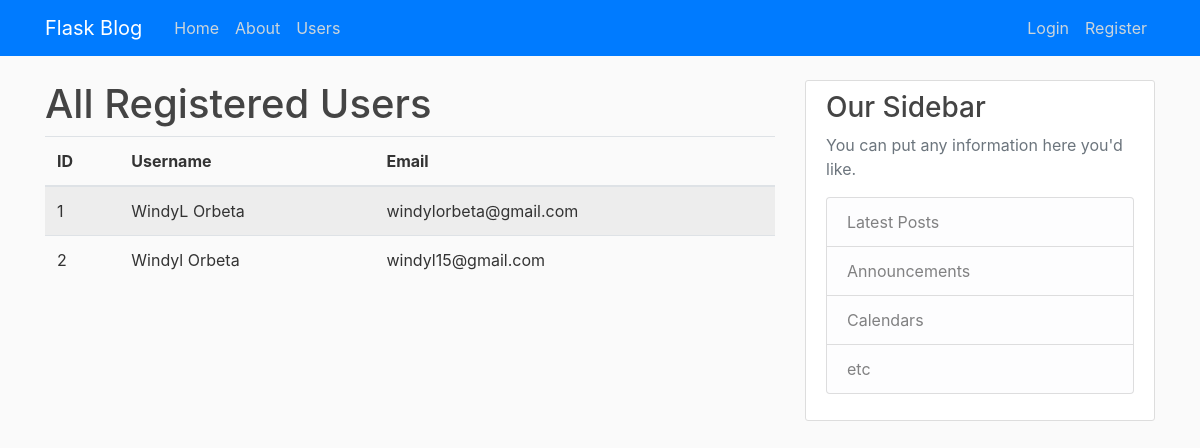
/users, run on an earlier commit of the app's database.
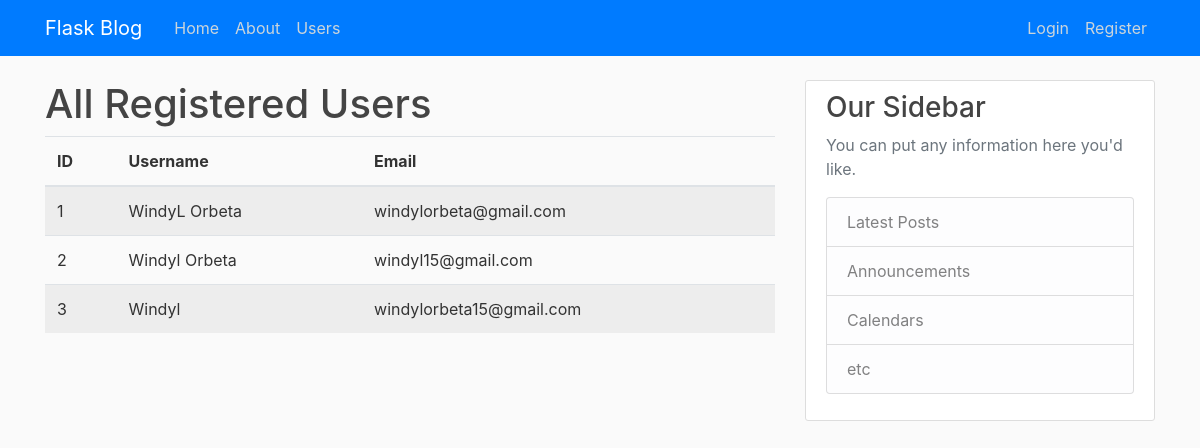
And on a later commit of the database.
### flaskblog/models.py (models this page shows, shortened)
class User(db.Model, UserMixin):
    id = db.Column(db.Integer, primary_key=True)
    username = db.Column(db.String(20), unique=True, nullable=False)
    email = db.Column(db.String(120), unique=True, nullable=False)
    image_file = db.Column(db.String(20), nullable=False, default='default.jpg')
    password = db.Column(db.String(60), nullable=False)
    posts = db.relationship('Post', backref='author', lazy=True)

### flaskblog/routes.py (the view)
@app.route("/users")
def users():
    users = User.query.all()
    return render_template("users.html", users=users)

### flaskblog/Templates/users.html
{% extends "layout.html" %}
{% block content %}
    <h1>All Registered Users</h1>
    <table class="table table-striped">
        <thead>
            <tr>
                <th>ID</th>
                <th>Username</th>
                <th>Email</th>
            </tr>
        </thead>
        <tbody>
            {% for user in users %}
            <tr>
                <td>{{ user.id }}</td>
                <td>{{ user.username }}</td>
                <td>{{ user.email }}</td>
            </tr>
            {% endfor %}
        </tbody>
    </table>
{% endblock %}

What changed in the data, as far as the page shows it:
added User: id "3", username "Windyl", email "windylorbeta15@gmail.com"
